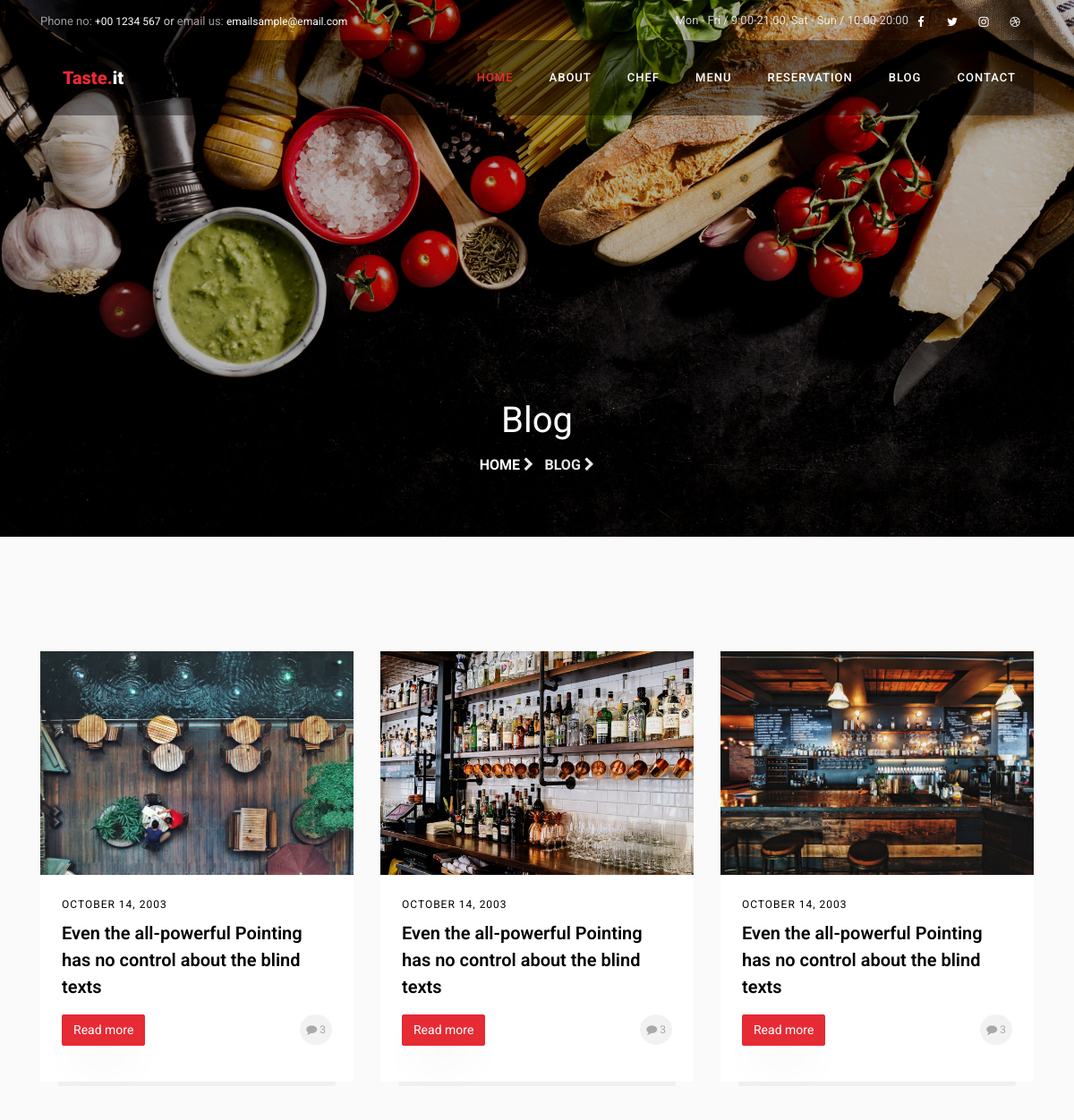
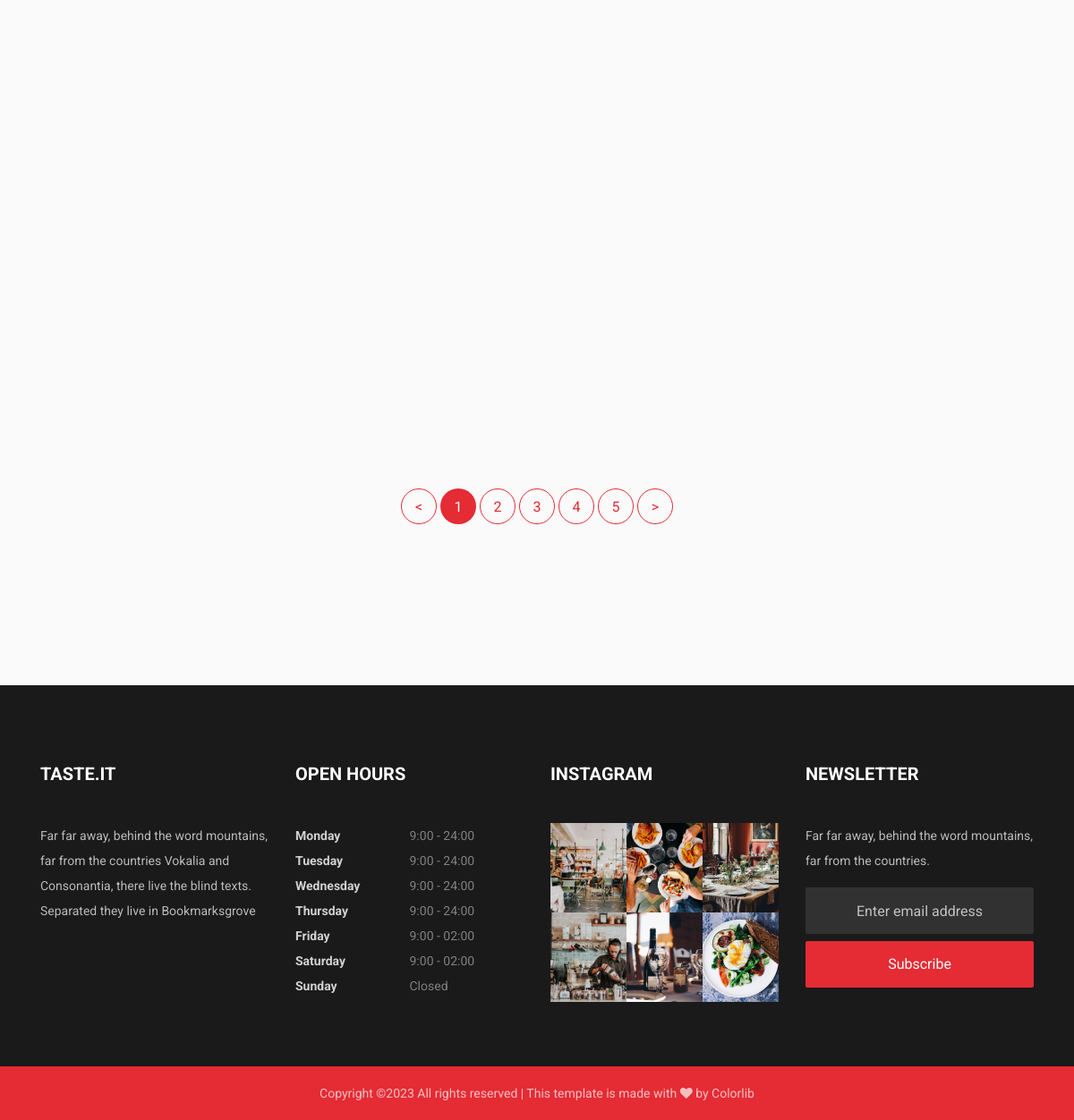
Page /blog on the committed database (2 pictures, top to bottom).
### new_app/models.py (models this page shows, shortened)
class blog_img_1(models.Model):
    date = models.CharField(max_length=100)
    image = models.ImageField(upload_to='pros')
    description = models.CharField(max_length=500)
    class Meta:
        verbose_name_plural = ("blog_img_1")

class blog_img_2(models.Model):
    date = models.CharField(max_length=100)
    image = models.ImageField(upload_to='pros')
    description = models.CharField(max_length=500)
    class Meta:
        verbose_name_plural = ("blog_img_2")

class blog_img_3(models.Model):
    date = models.CharField(max_length=100)
    image = models.ImageField(upload_to='pros')
    description = models.CharField(max_length=500)
    class Meta:
        verbose_name_plural = ("blog_img_3")

### new_app/views.py (the view)
# urls.py: path('blog',blog,name='blog'),
def blog(request):
    blog_1 = blog_img_1.objects.all()
    blog_2 = blog_img_2.objects.all()
    blog_3 = blog_img_3.objects.all()
    context= {
        'blog_1':blog_1,
        'blog_2':blog_2,
        'blog_3':blog_3,
    }
    return render(request, 'new_app/blog.html', context)

### new_app/templates/new_app/blog.html (shortened to what this page needs)
{% extends "new_app/base.html" %}
{% load static %}
{% block content %}
<section class="hero-wrap hero-wrap-2" style="background-image: url('{% static 'new_app/images/bg_5.jpg' %}');" data-stellar-background-ratio="0.5">
  <div class="overlay"></div>
  <div class="container">
    <div class="row no-gutters slider-text align-items-end justify-content-center">
      <div class="col-md-9 ftco-animate text-center mb-5">
        <h1 class="mb-2 bread">Blog</h1>
        <p class="breadcrumbs"><span class="mr-2"><a href="/">Home <i class="fa fa-chevron-right"></i></a></span> <span>Blog <i class="fa fa-chevron-right"></i></span></p>
      </div>
    </div>
  </div>
</section>
<section class="ftco-section bg-light">
 <div class="container">
  <div class="row">
    <div class="col-md-4 ftco-animate">
      <div class="blog-entry">
        {% for X in blog_1 %}
        <a href="{% url 'blog-single' %}" class="block-20" style="background-image: url('{{ X.image.url }}');">
        </a>
        <div class="text px-4 pt-3 pb-4">
          <div class="meta">
            <div><a href="#">{{ X.date }}</a></div>
          </div>
          <h3 class="heading"><a href="#">{{ X.description }}</a></h3>
          {% endfor %}
          <p class="clearfix">
            <a href="#" class="float-left read btn btn-primary">Read more</a>
            <a href="#" class="float-right meta-chat"><span class="fa fa-comment"></span> 3</a>
          </p>
        </div>
      </div>
    </div>
    <div class="col-md-4 ftco-animate">
      <div class="blog-entry">
        {% for X in blog_2 %}
        <a href="{% url 'blog-single' %}" class="block-20" style="background-image: url('{{ X.image.url }}');">
        </a>
        <div class="text px-4 pt-3 pb-4">
          <div class="meta">
            <div><a href="#">{{ X.date }}</a></div>
          </div>
          <h3 class="heading"><a href="#">{{ X.description }}</a></h3>
          {% endfor %}
          <p class="clearfix">
            <a href="#" class="float-left read btn btn-primary">Read more</a>
            <a href="#" class="float-right meta-chat"><span class="fa fa-comment"></span> 3</a>
          </p>
        </div>
      </div>
    </div>
    <div class="col-md-4 ftco-animate">
      <div class="blog-entry">
        {% for X in blog_3 %}
        <a href="{% url 'blog-single' %}" class="block-20" style="background-image: url('{{ X.image.url }}');">
        </a>
        <div class="text px-4 pt-3 pb-4">
          <div class="meta">
            <div><a href="#">{{ X.date }}</a></div>
          </div>
          <h3 class="heading"><a href="#">{{ X.description }}</a></h3>
          {% endfor %}
          <p class="clearfix">
            <a href="#" class="float-left read btn btn-primary">Read more</a>
            <a href="#" class="float-right meta-chat"><span class="fa fa-comment"></span> 3</a>
          </p>
        </div>
      </div>
    </div>
  </div>
  <div class="row no-gutters my-5">
    <div class="col text-center">
      <div class="block-27">
        <ul>
          <li><a href="#">&lt;</a></li>
          <li class="active"><span>1</span></li>
          <li><a href="#">2</a></li>
          <li><a href="#">3</a></li>
          <li><a href="#">4</a></li>
          <li><a href="#">5</a></li>
          <li><a href="#">&gt;</a></li>
        </ul>
      </div>
    </div>
  </div>
</div>
</section>
{% endblock content %}

### new_app/templates/new_app/base.html (shortened to what this page needs)
<!DOCTYPE html>
{% load static %}
<html lang="en">
<head>
	<link rel="stylesheet" href="https://stackpath.bootstrapcdn.com/font-awesome/4.7.0/css/font-awesome.min.css">
	<link rel="stylesheet" href="{% static 'new_app/css/animate.css' %}">
	<link rel="stylesheet" href="{% static 'new_app/css/owl.carousel.min.css' %}">
	<link rel="stylesheet" href="{% static 'new_app/css/owl.theme.default.min.css' %}">
	<link rel="stylesheet" href="{% static 'new_app/css/magnific-popup.css' %}">
	<link rel="stylesheet" href="{% static 'new_app/css/bootstrap-datepicker.css' %}">
	<link rel="stylesheet" href="{% static 'new_app/css/jquery.timepicker.css' %}">
	<link rel="stylesheet" href="{% static 'new_app/css/flaticon.css' %}">
	<link rel="stylesheet" href="{% static 'new_app/css/style.css' %}">
</head>
<body>
	<div class="wrap">
		<div class="container">
			<div class="row justify-content-between">
				<div class="col-12 col-md d-flex align-items-center">
					<p class="mb-0 phone"><span class="mailus">Phone no:</span> <a href="#">+00 1234 567</a> or <span class="mailus">email us:</span> <a href="#">emailsample@email.com</a></p>
				</div>
				<div class="col-12 col-md d-flex justify-content-md-end">
					<p class="mb-0">Mon - Fri / 9:00-21:00, Sat - Sun / 10:00-20:00</p>
					<div class="social-media">
						<p class="mb-0 d-flex">
							<a href="#" class="d-flex align-items-center justify-content-center"><span class="fa fa-facebook"><i class="sr-only">Facebook</i></span></a>
							<a href="#" class="d-flex align-items-center justify-content-center"><span class="fa fa-twitter"><i class="sr-only">Twitter</i></span></a>
							<a href="#" class="d-flex align-items-center justify-content-center"><span class="fa fa-instagram"><i class="sr-only">Instagram</i></span></a>
							<a href="#" class="d-flex align-items-center justify-content-center"><span class="fa fa-dribbble"><i class="sr-only">Dribbble</i></span></a>
						</p>
					</div>
				</div>
			</div>
		</div>
	</div>
	<nav class="navbar navbar-expand-lg navbar-dark ftco_navbar bg-dark ftco-navbar-light" id="ftco-navbar">
		<div class="container">
			<a class="navbar-brand" href="/">Taste.<span>it</span></a>
			<div class="collapse navbar-collapse" id="ftco-nav">
				<ul class="navbar-nav ml-auto">
					<li class="nav-item active"><a href="/" class="nav-link">Home</a></li>
					<li class="nav-item"><a href="{% url 'about' %}" class="nav-link">About</a></li>
					<li class="nav-item"><a href="{% url 'chef' %}" class="nav-link">Chef</a></li>
					<li class="nav-item"><a href="{% url 'menu' %}" class="nav-link">Menu</a></li>
					<li class="nav-item"><a href="{% url 'reservation' %}" class="nav-link">Reservation</a></li>
					<li class="nav-item"><a href="{% url 'blog' %}" class="nav-link">Blog</a></li>
					<li class="nav-item"><a href="{% url 'contact' %}" class="nav-link">Contact</a></li>
				</ul>
			</div>
		</div>
	</nav>
    {% block content %}
    {% endblock content %}
    <footer class="ftco-footer ftco-no-pb ftco-section">
		<div class="container">
			<div class="row mb-5">
				<div class="col-md-6 col-lg-3">
					<div class="ftco-footer-widget mb-4">
						<h2 class="ftco-heading-2">Taste.it</h2>
						<p>Far far away, behind the word mountains, far from the countries Vokalia and Consonantia, there live the blind texts. Separated they live in Bookmarksgrove</p>
						<ul class="ftco-footer-social list-unstyled float-md-left float-lft mt-3">
						</ul>
					</div>
				</div>
				<div class="col-md-6 col-lg-3">
					<div class="ftco-footer-widget mb-4">
						<h2 class="ftco-heading-2">Open Hours</h2>
						<ul class="list-unstyled open-hours">
							<li class="d-flex"><span>Monday</span><span>9:00 - 24:00</span></li>
							<li class="d-flex"><span>Tuesday</span><span>9:00 - 24:00</span></li>
							<li class="d-flex"><span>Wednesday</span><span>9:00 - 24:00</span></li>
							<li class="d-flex"><span>Thursday</span><span>9:00 - 24:00</span></li>
							<li class="d-flex"><span>Friday</span><span>9:00 - 02:00</span></li>
							<li class="d-flex"><span>Saturday</span><span>9:00 - 02:00</span></li>
							<li class="d-flex"><span>Sunday</span><span> Closed</span></li>
						</ul>
					</div>
				</div>
				<div class="col-md-6 col-lg-3">
					<div class="ftco-footer-widget mb-4">
						<h2 class="ftco-heading-2">Instagram</h2>
						<div class="thumb d-sm-flex">
							<a href="#" class="thumb-menu img" style="background-image: url(images/insta-1.jpg);">
							</a>
							<a href="#" class="thumb-menu img" style="background-image: url(images/insta-2.jpg);">
							</a>
							<a href="#" class="thumb-menu img" style="background-image: url(images/insta-3.jpg);">
							</a>
						</div>
						<div class="thumb d-flex">
							<a href="#" class="thumb-menu img" style="background-image: url(images/insta-4.jpg);">
							</a>
							<a href="#" class="thumb-menu img" style="background-image: url(images/insta-5.jpg);">
							</a>
							<a href="#" class="thumb-menu img" style="background-image: url(images/insta-6.jpg);">
							</a>
						</div>
					</div>
				</div>
				<div class="col-md-6 col-lg-3">
					<div class="ftco-footer-widget mb-4">
						<h2 class="ftco-heading-2">Newsletter</h2>
						<p>Far far away, behind the word mountains, far from the countries.</p>
						<form action="#" class="subscribe-form">
							<div class="form-group">
								<input type="text" class="form-control mb-2 text-center" placeholder="Enter email address">
								<input type="submit" value="Subscribe" class="form-control submit px-3">
							</div>
						</form>
					</div>
				</div>
			</div>
		</div>
		<div class="container-fluid px-0 bg-primary py-3">
			<div class="row no-gutters">
				<div class="col-md-12 text-center">
					<p class="mb-0">
						Copyright &copy;<script>document.write(new Date().getFullYear());</script> All rights reserved | This template is made with <i class="fa fa-heart" aria-hidden="true"></i> by <a href="https://colorlib.com" target="_blank">Colorlib</a>
						</p>
					</div>
				</div>
			</div>
		</footer>
	</body>
	</html>

### rows in the picture
blog_img_1: image (picture), date "OCTOBER 14, 2003", description "Even the all-powerful Pointing has no control about the blind texts"
blog_img_2: image (picture), date "OCTOBER 14, 2003", description "Even the all-powerful Pointing has no control about the blind texts"
blog_img_3: image (picture), date "OCTOBER 14, 2003", description "Even the all-powerful Pointing has no control about the blind texts"
